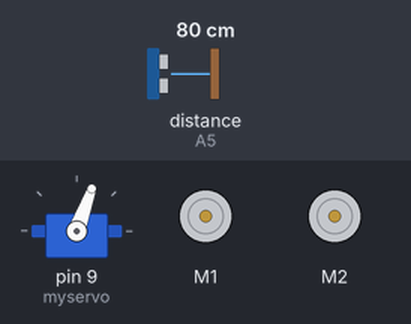
A sketch run on a simulated Arduino Uno, built with avr-gcc and run on an emulated ATmega328P. On the bench: servo, 2 × DC motor (green arrow = forward, orange = backward, longer = faster). The inputs (shaded band) are chosen by the test bench; at power-on: distance to the obstacle (sensor on A5) 80 cm. The echo pulse lasts 58.3 µs per cm.

Above: at 2.2 s.
2.3 s: distance to the obstacle (sensor on A5) set to 38 cm
3.8 s: distance to the obstacle (sensor on A5) set to 31 cm
At 5.2 s:
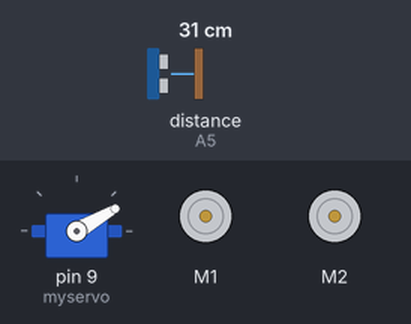
7.2 s: distance to the obstacle (sensor on A5) set to 45 cm
10.2 s: distance to the obstacle (sensor on A5) set to 55 cm
11.7 s: distance to the obstacle (sensor on A5) set to 2 cm
At 14.9 s:
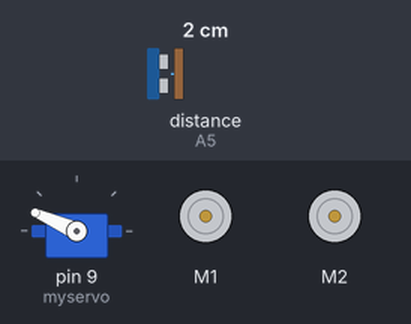
15.1 s: distance to the obstacle (sensor on A5) set to 60 cm
At 18.7 s:
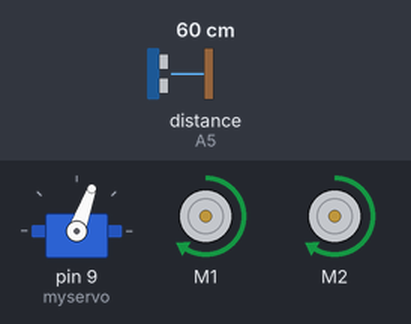
Timing chart, 0 to 19.5 s (numbered marks = the images above; inputs shaded):
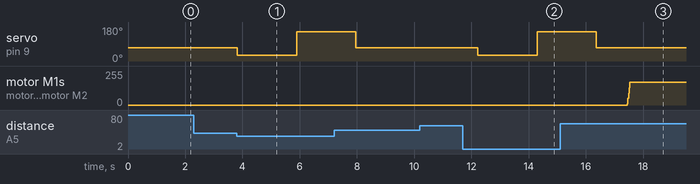

The sketch:

Arduino_project.ino
```cpp
#include <AFMotor.h>
#include <Servo.h>
#include <NewPing.h>

#define TRIG_PIN A4 // Pin A4 on the Motor Drive Shield soldered to the ultrasonic sensor
#define ECHO_PIN A5 // Pin A5 on the Motor Drive Shield soldered to the ultrasonic sensor
#define MAX_DISTANCE 200 // sets maximum useable sensor measuring distance to 200cm
#define MAX_SPEED 180 // sets speed of DC traction motors to 180/256 or about 70% of full speed - to get power drain down.
#define MAX_SPEED_OFFSET 40 // this sets offset to allow for differences between the two DC traction motors ****** from 20
#define COLL_DIST 35 // sets distance at which robot stops and reverses to 10cm
#define TURN_DIST COLL_DIST+10 // sets distance at which robot veers away from object (not reverse) to 20cm (10+10)
NewPing sonar(TRIG_PIN, ECHO_PIN, MAX_DISTANCE); // sets up sensor library to use the correct pins to measure distance.

AF_DCMotor motor1(1, MOTOR12_1KHZ); // create motor #1 using M1 output on Motor Drive Shield, set to 1kHz PWM frequency
AF_DCMotor motor2(2, MOTOR12_1KHZ); // create motor #2, using M2 output, set to 1kHz PWM frequency
Servo myservo;  // create servo object to control a servo

int leftDistance, rightDistance, FrontDistance; //distances on either side
int curDist = 0;
String motorSet = "";
int speedSet = 0;


//-------------------------------------------- SETUP LOOP ----------------------------------------------------------------------------
void setup() {
 myservo.attach(9);  // attaches the servo on pin 9 (SERVO_2 on the Motor Drive Shield to the servo object
 myservo.write(70); // tells the servo to position at 90-degrees ie. facing forward.
 delay(1000); // delay for one seconds

}
//------------------------------------------------------------------------------------------------------------------------------------

//---------------------------------------------MAIN LOOP ------------------------------------------------------------------------------
void loop() {
 myservo.write(70);  // move eyes forward
 delay(90);
 curDist = readPing();   // read distance
 if (curDist< COLL_DIST) {
  changePath();
 }// if forward is blocked change direction

delay(500);
}
//-------------------------------------------------------------------------------------------------------------------------------------

void changePath() {
 moveStop();   // stop forward movement
 myservo.write(30);  // check distance to the right
   delay(1000);
   rightDistance = readPing(); //set right distance
   delay(1000);
   myservo.write(156);  // check distace to the left
   delay(1000);
   leftDistance = readPing(); //set left distance
   delay(1000);
   myservo.write(70); //return to center
   FrontDistance = readPing(); //read front distance
   delay(1000);
   compareDistance();
 }


void compareDistance()   // find the longest distance
{
 if (FrontDistance>50 )
 {
  moveForward();
 }
  else if (rightDistance<COLL_DIST) //if right is less obstructed
 {
   turnLeft();
 }

  else if (leftDistance<COLL_DIST) //if left is less obstructed
 {
   turnRight();
 }

  else //if they are equally obstructed
 {
   turnAround();
 }
}


//-------------------------------------------------------------------------------------------------------------------------------------

int readPing() { // read the ultrasonic sensor distance
 delay(70);
 unsigned int uS = sonar.ping();
 int cm = uS/US_ROUNDTRIP_CM;
 return cm;
}
//-------------------------------------------------------------------------------------------------------------------------------------
void moveStop() {motor1.run(RELEASE); motor2.run(RELEASE);}  // stop the motors.
//-------------------------------------------------------------------------------------------------------------------------------------
void moveForward() {
   motorSet = "FORWARD";
   motor1.run(FORWARD);      // turn it on going forward
   motor2.run(FORWARD);      // turn it on going forward
 for (speedSet = 0; speedSet < MAX_SPEED; speedSet +=10) // slowly bring the speed up to avoid loading down the batteries too quickly
 {
   motor1.setSpeed(speedSet);
   motor2.setSpeed(speedSet);
   delay(5);
 }
}
//-------------------------------------------------------------------------------------------------------------------------------------
void moveBackward() {
   motorSet = "BACKWARD";
   motor1.run(BACKWARD);      // turn it on going forward
   motor2.run(BACKWARD);     // turn it on going forward
 for (speedSet = 0; speedSet < MAX_SPEED; speedSet +=10) // slowly bring the speed up to avoid loading down the batteries too quickly
 {
   motor1.setSpeed(speedSet);
   motor2.setSpeed(speedSet);
   delay(5);
 }
}
//-------------------------------------------------------------------------------------------------------------------------------------
void turnRight() {
 motorSet = "RIGHT";
 motor1.run(FORWARD);      // turn motor 1 forward
 motor2.run(BACKWARD);  // turn motor 2 backward
 motor2.setSpeed(speedSet+MAX_SPEED_OFFSET);
 delay(1200); // run motors this way for 400ms
 motorSet = "FORWARD";
 motor1.run(FORWARD);      // set both motors back to forward
 motor2.run(FORWARD);
}
//-------------------------------------------------------------------------------------------------------------------------------------
void turnLeft() {
 motorSet = "LEFT";
 motor1.run(BACKWARD);     // turn motor 1 backward
 motor2.run(FORWARD);     // turn motor 2 forward
 motor1.run(speedSet+MAX_SPEED_OFFSET);
 delay(1200); // run motors this way for 400ms
 motorSet = "FORWARD";
 motor1.run(FORWARD);      // turn it on going forward
 motor2.run(FORWARD);      // turn it on going forward
}
//-------------------------------------------------------------------------------------------------------------------------------------
void turnAround() {
 motorSet = "RIGHT";
 motor1.run(FORWARD);      // turn motor 1 forward
 motor2.run(BACKWARD);     // turn motor 2 backward
 motor2.run(speedSet+MAX_SPEED_OFFSET);
 delay(1500); // run motors this way for 800ms
 motorSet = "FORWARD";
 motor1.run(FORWARD);      // set both motors back to forward
 motor2.run(FORWARD);
}
```

Measured:
- the behaviour switches between 35 and 34 cm on distance to the obstacle (sensor on A5) (found by bisection; images 0 and 1)
- after the input at 2.3 s, every drawn part: stays the same
- after the input at 3.8 s, servo on pin 9 (myservo): 70° → 30° at once, → 156° 2.1 s later
- after the input at 10.2 s, every drawn part: stays the same
- after the input at 11.7 s, servo on pin 9 (myservo): 70° → 30° after 0.53 s, → 156° 2.1 s later
- after the input at 15.1 s, motor M1, motor M2: stopped → forward 170/255 after 2.4 s
